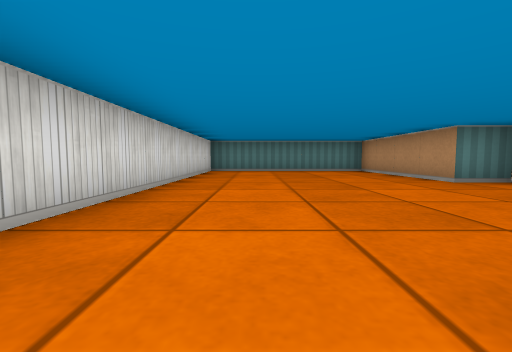
View 1 (above)

16 first-person views from a walk through a cub3D ray-caster map. The camera is about half as high as the walls, tilts 4° down and sees 90° across. The floor is counted in squares. Each view is taken from the middle of a square. On the plan, view 1 faces up. The plan holds only what a view shows up to about 9 squares ahead; the rest is blank.

View 2
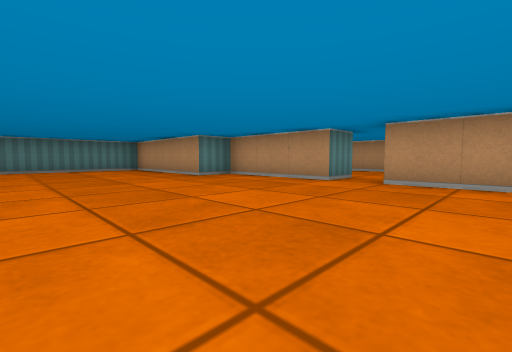

View 3
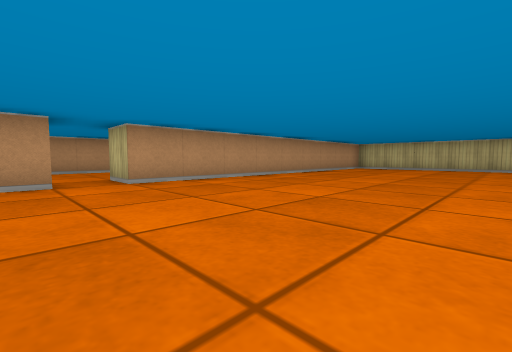

View 4
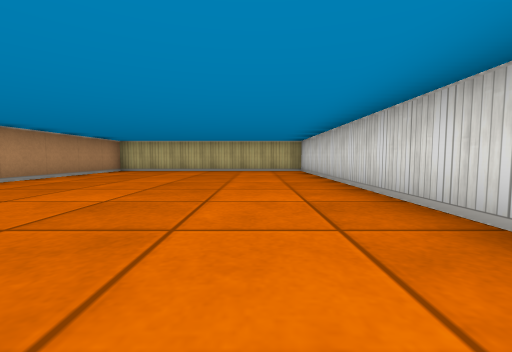

View 5
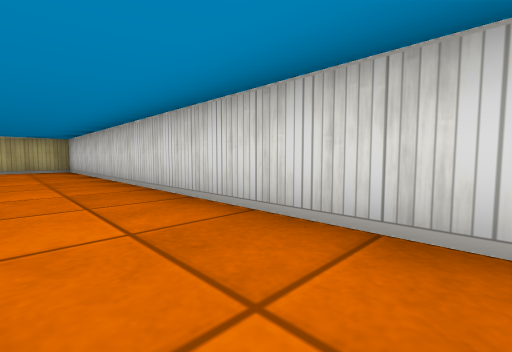

View 6
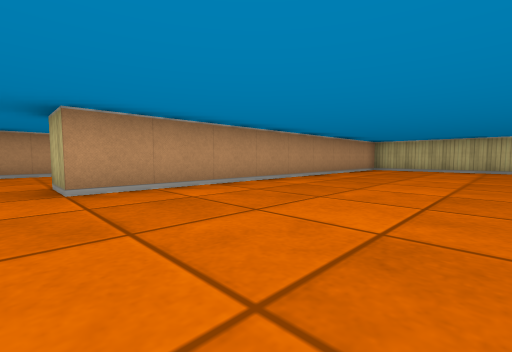

View 7
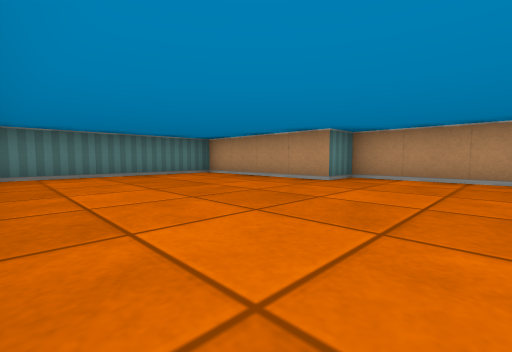

View 8
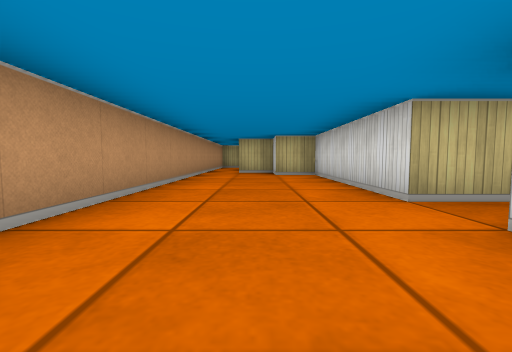

View 9
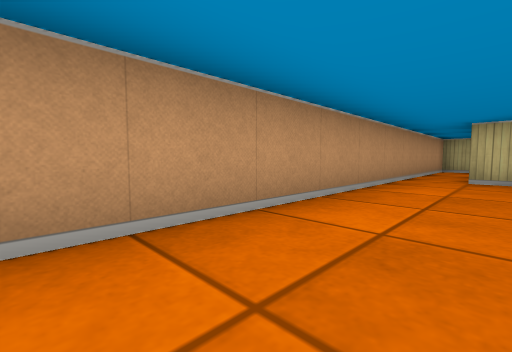

View 10
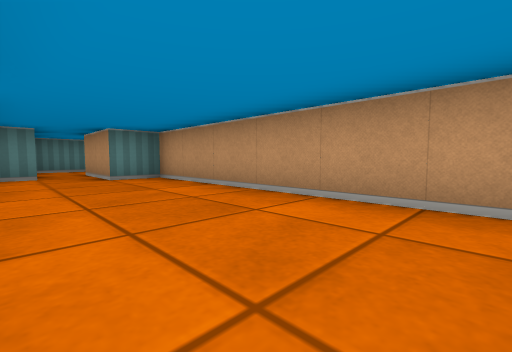

View 11
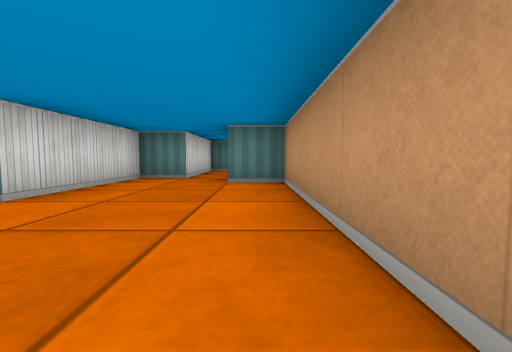

View 12
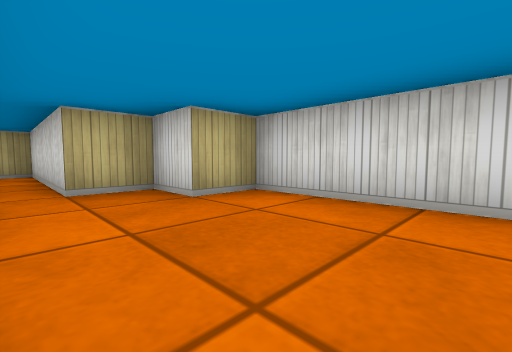

View 13
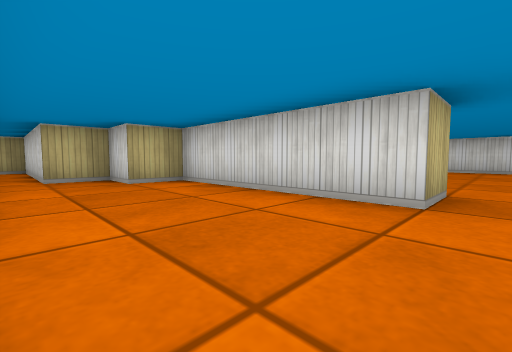

View 14
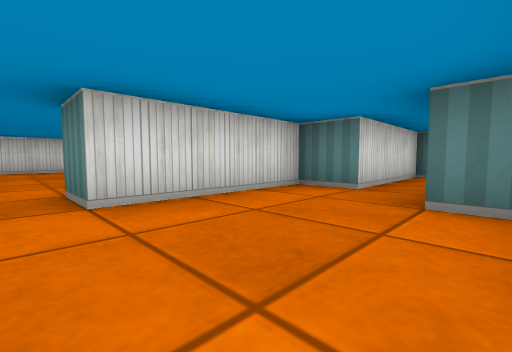

View 15
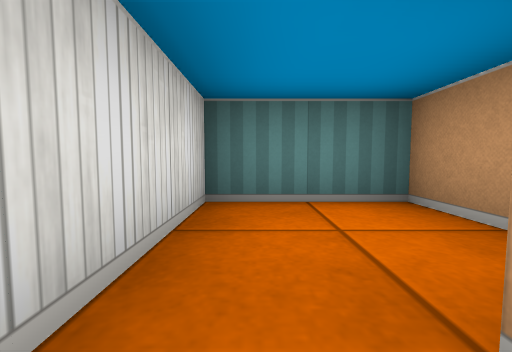

View 16
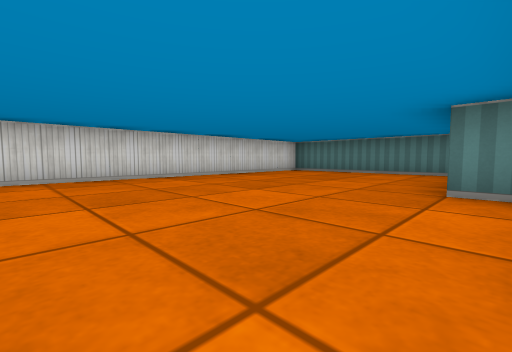

### Floor plan
Points are (right, up) in squares from view 1. A wall is a line through its corners. A room is listed if a view was taken in it or the views show most of it. See-through windows are left out.
Room 1 (views 1, 2, 3, 4, 5, 6, 7, 16)
walls: (5.5, 1.5) (4.5, 1.5) (4.5, 4.5) (3.5, 4.5) (3.5, 8.5) (-1.5, 8.5) (-1.5, -8.5) (4.5, -8.5) (4.5, 0.5) (5.5, 0.5)
ways out: opening at (5, 1) to room 2
Room 2 (views 8, 9, 10, 11, 12, 13, 14, 15)
walls: (5.5, 0.5) (5.5, -3.5) (6.5, -3.5) (6.5, -4.5) (7.5, -4.5) (7.5, -8.5) (8.5, -8.5) (8.5, 3.5) (7.5, 3.5) (7.5, 5.5); (6.5, 5.5) (6.5, 4.5) (5.5, 4.5) (5.5, 1.5)
ways out: opening at (5, 1) to room 1; opening at (7, 5) to room 3
Room 3 (no view inside)
walls: (8.5, 6.5) (8.5, 7.5) (6.5, 7.5) (6.5, 5.5)
ways out: opening at (7, 5) to room 2

Positions as (right, up) in squares from view 1, and headings:
1: (0, 0), facing up
2: (0, -1), facing up-right
3: (0, 2), facing down-right
4: (0, 0), facing down
5: (0, 1), facing down-left
6: (1, 1), facing down-right
7: (-1, 2), facing up-right
8: (7, 3), facing down
9: (7, 1), facing down-right
10: (6, -2), facing up-right
11: (8, -1), facing up
12: (8, -1), facing down-left
13: (8, 1), facing down-left
14: (8, 1), facing up-left
15: (7, 5), facing up
16: (4, 1), facing up-left
